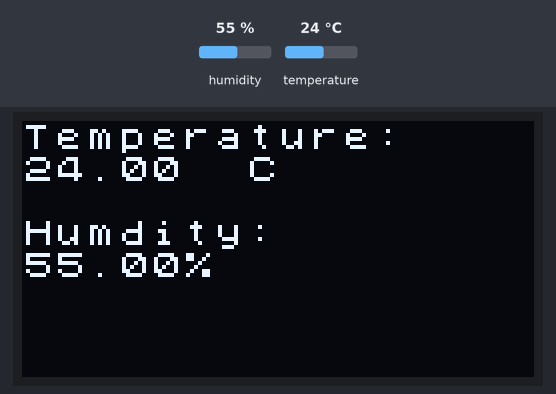
A sketch run on a simulated Arduino Uno, built with avr-gcc and run on an emulated ATmega328P. Parts: 128×64 one-colour display. The test bench sets the inputs (shaded band); at power-on: humidity 55 %, temperature 24 °C.

Above: at 2.9 s.
3.0 s: humidity set to 22 %
At 5.5 s:
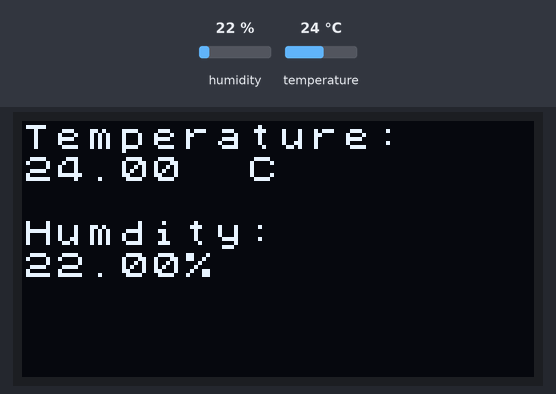
5.8 s: temperature set to 12 °C
At 7.2 s:
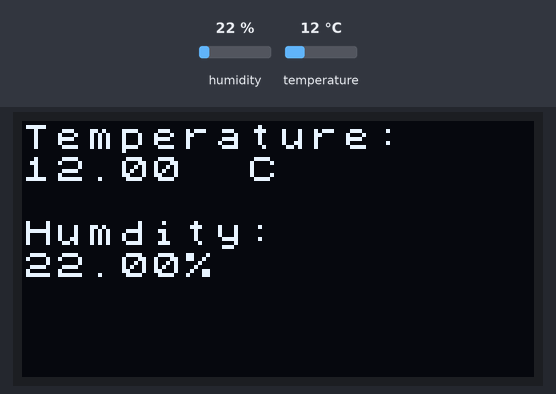
8.6 s: humidity set to 40 %
At 11.6 s:
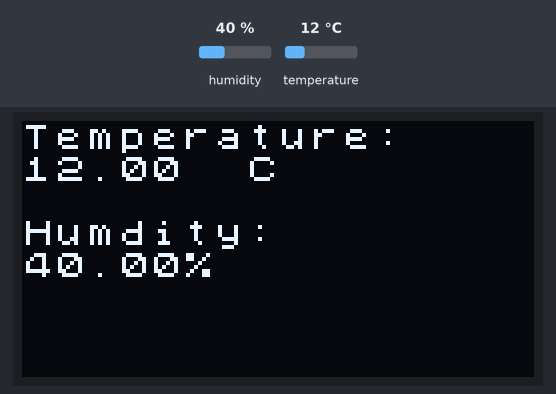
12.0 s: temperature set to 19 °C
Timing chart, 0 to 15.0 s (numbered marks = the images above; inputs shaded):
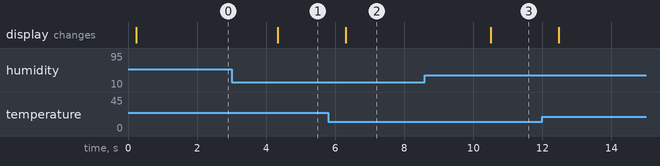

Measured:
- after the input at 3.0 s, the display: first changes after 1.3 s (image 1 shows a later state)
- after the input at 5.8 s, the display: first changes after 0.50 s (image 2 shows a later state)
- after the input at 8.6 s, the display: first changes after 1.9 s (image 3 shows a later state)

The sketch:

task9.ino
```cpp
#include <U8x8lib.h>
#include "DHT.h"

#define DHTPIN 3
#define DHTTYPE DHT11

U8X8_SSD1306_128X64_NONAME_HW_I2C u8x8(U8X8_PIN_NONE);
DHT dht(DHTPIN, DHTTYPE);

void setup() {
  u8x8.begin();
  u8x8.setFlipMode(1);
  dht.begin();
}

void loop() {
  float temperature = dht.readTemperature();
  float humidity = dht.readHumidity();

  u8x8.setFont(u8x8_font_chroma48medium8_r);
  u8x8.setCursor(0, 0);

  u8x8.println("Temperature: ");
  u8x8.print(temperature);
  u8x8.println("°C");

  u8x8.println("");

  u8x8.println("Humdity: ");
  u8x8.print(humidity);
  u8x8.println("%");
}
```
